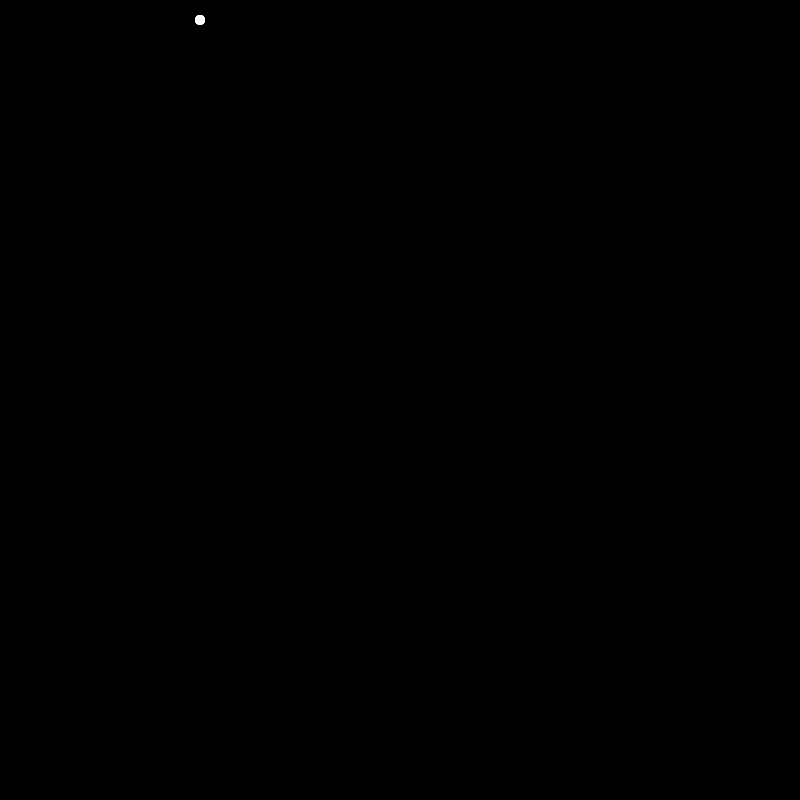
Frame 1 (no input)
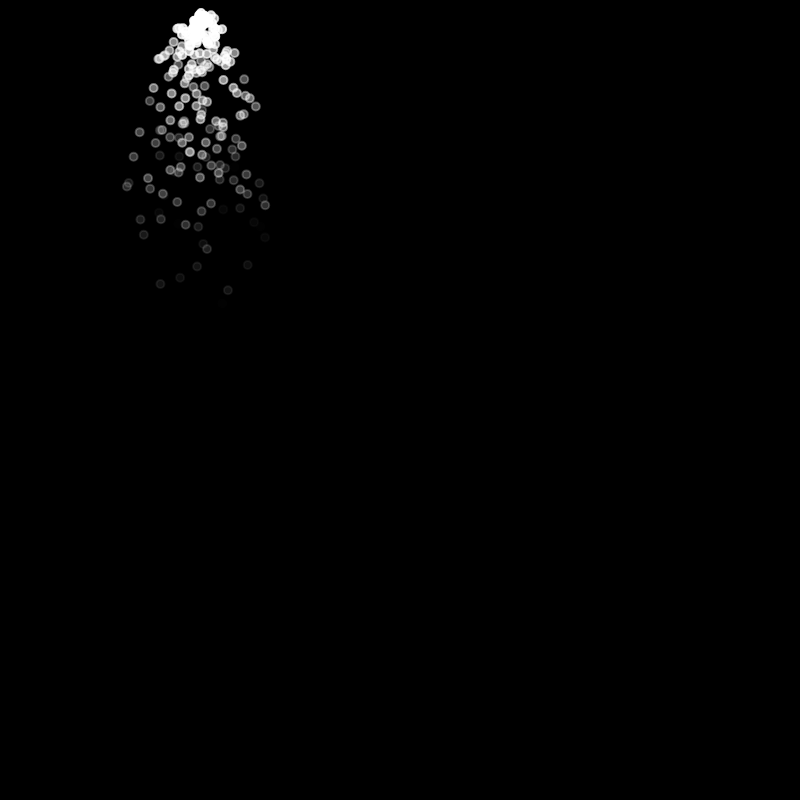
Frame 60 (no input)
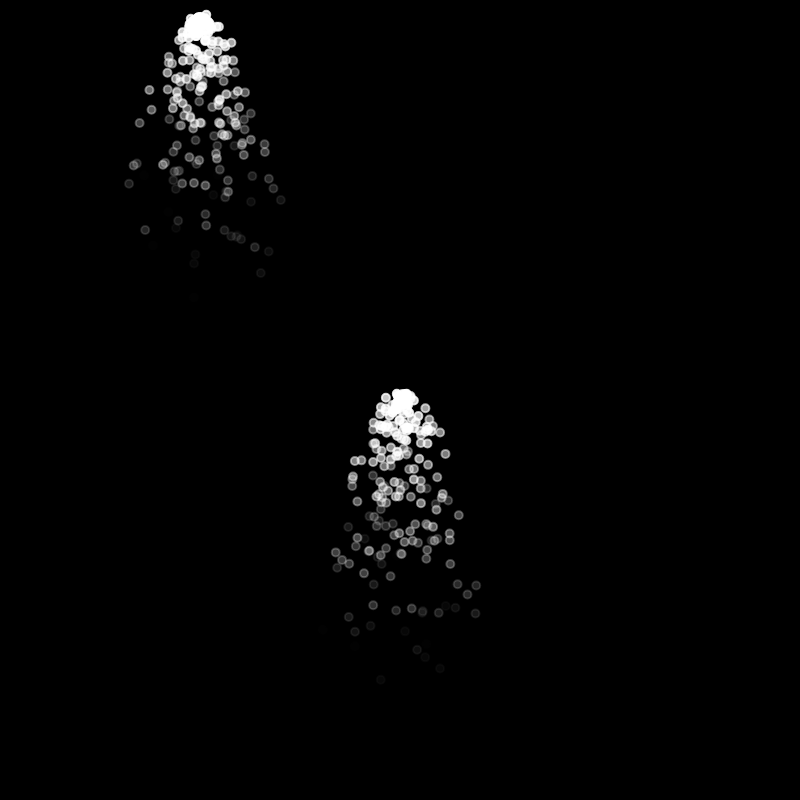
Frame 120 (the mouse pressed at the canvas centre since frame 60)

The p5.js sketch that drew these frames (run headless with seeded random() and noise() and a simulated clock; from frame 60 on, the mouse is pressed at the canvas centre):

// p5.js sketch
// ── sketch.js
let emitters = [];

function mousePressed() {
    emitters.push(new Emitter(mouseX, mouseY));
}

function setup() {
    createCanvas(800, 800);
    emitters[0] = new Emitter(200, 20);

    // particles.push(new Particle(200, 200))
    // for(let i = 0; i < 100; ++i) {
    //     particles[i] = new Particle(width/2, 20);
    // }
}

function draw() {
    background(0);
    for(let emitter of emitters) {
        emitter.emit(5);
        emitter.show();
        emitter.update();
    }
    // for(let i = 0; i < 5; ++i) {
    //     particles.push(new Particle(200, 20));
    // }

}
// ── emitter.js
class Emitter {
    constructor(x, y) {
        this.position = createVector(x, y);
        this.particles = [];
    }

    emit(num) {
        for(let i = 0; i < num; ++i) {
            this.particles.push(new Particle(this.position.x, this.position.y));
        }
    }

    update() {
        for(let p of this.particles) {
            let gravity = createVector(0, 0.2);
            p.applyForce(gravity);
            p.update();
        }

        for(let i = this.particles.length - 1; i >= 0; --i) {
            if(this.particles[i].isDead()) {
                this.particles.splice(i, 1);
            }
        }
    }

    show() {
        for(let p of this.particles) {
            p.show();
        }
    }
}
// ── particle.js
class Particle {
    constructor(x, y) {
        this.pos = createVector(x, y);
        this.vel = p5.Vector.random2D();
        this.vel.mult(random(0.5, 2))
        this.acc = createVector(0, 0.00);
        this.r = 4;
        this.mass = 1;
        this.lifespan = 255;
    }

    applyForce(force) {
        // let f = force.copy();
        // f.div(this.mass);
        this.acc.add(force);
    }

    update() {
        // this.velocity.mult(0.99);
        this.vel.add(this.acc);
        this.pos.add(this.vel);
        this.acc.set(0, 0);
        this.lifespan -= 5.5;
        // this.acceleration.mult(0);

    }

    show() {
        stroke(255, this.lifespan);
        strokeWeight(2);
        fill(255, this.lifespan);
        ellipse(this.pos.x, this.pos.y, this.r * 2);
    }

    isDead() {
        return this.lifespan <= 0;
    }

    left() {
        return this.pos.x - this.r;
    }

    right() {
        return this.pos.x + this.r;
    }

    top() {
        return this.pos.y - this.r;
    }

    bottom() {
        return this.pos.y + this.r;
    }

    edges() {
        if(this.bottom() >= height) {
            this.pos.y = height - this.r;
            this.vel.y *= -1;
        } else if(this.top() <= 0) {
            this.pos.y = this.r;
            this.vel.y *= -1;
        }

        if(this.right() >= width) {
            this.pos.x = width - this.r;
            this.vel.x *= -1;
        } else if(this.left() <= 0) {
            this.pos.x = this.r;
            this.vel.x *= -1;
        }
    }
}

// let particles = [];
